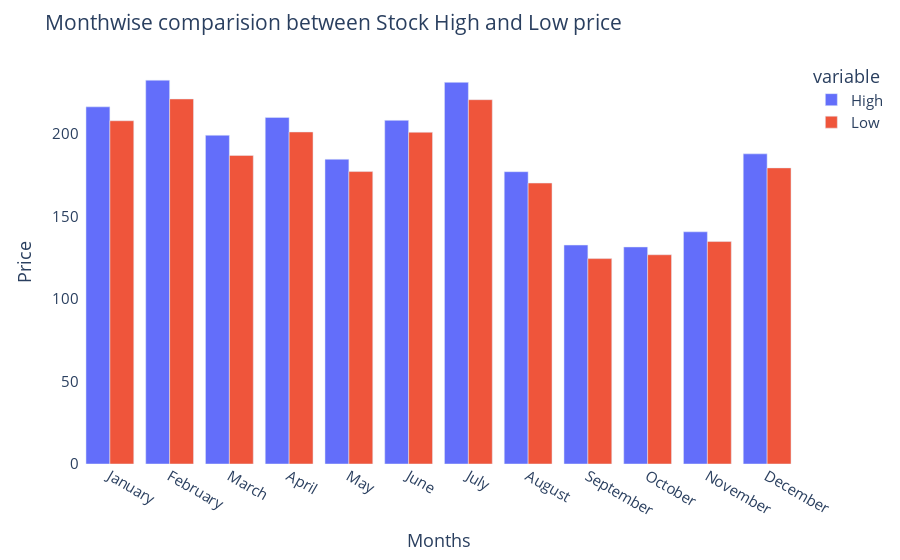

The notebook cell saved with this chart:
### Code cell
fig=px.bar(monthwise)
fig.update_layout(barmode='group',title='Monthwise comparision between Stock High and Low price',
                 font_size=15,xaxis_title='Months',yaxis_title='Price')
fig.update_layout({'plot_bgcolor':'white'})


fig.show()

### Figure 1 — Plotly figure (JSON) as saved in the notebook; plotly's stock layout.template omitted (floating-point values rounded to 4 significant figures)
{"data": [{"alignmentgroup": "True", "hovertemplate": "variable=High<br>Date=%{x}<br>value=%{y}<extra></extra>", "legendgroup": "High", "marker": {"color": "#636efa", "pattern": {"shape": ""}}, "name": "High", "offsetgroup": "High", "orientation": "v", "showlegend": true, "textposition": "auto", "type": "bar", "x": ["January", "February", "March", "April", "May", "June", "July", "August", "September", "October", "November", "December"], "xaxis": "x", "y": [216.4, 232.6, 199.2, 210.0, 184.7, 208.2, 231.2, 177.1, 132.7, 131.5, 140.7, 187.9], "yaxis": "y"}, {"alignmentgroup": "True", "hovertemplate": "variable=Low<br>Date=%{x}<br>value=%{y}<extra></extra>", "legendgroup": "Low", "marker": {"color": "#EF553B", "pattern": {"shape": ""}}, "name": "Low", "offsetgroup": "Low", "orientation": "v", "showlegend": true, "textposition": "auto", "type": "bar", "x": ["January", "February", "March", "April", "May", "June", "July", "August", "September", "October", "November", "December"], "xaxis": "x", "y": [208.0, 221.2, 187.0, 201.2, 177.2, 201.0, 220.7, 170.2, 124.5, 126.8, 134.8, 179.4], "yaxis": "y"}], "layout": {"autosize": true, "barmode": "group", "font": {"size": 15}, "legend": {"title": {"text": "variable"}, "tracegroupgap": 0}, "margin": {"t": 60}, "plot_bgcolor": "white", "title": {"text": "Monthwise comparision between Stock High and Low price"}, "xaxis": {"anchor": "y", "autorange": true, "domain": [0, 1], "range": [-0.5, 11.5], "title": {"text": "Months"}, "type": "category"}, "yaxis": {"anchor": "x", "autorange": true, "domain": [0, 1], "range": [0, 244.8], "title": {"text": "Price"}, "type": "linear"}}}
